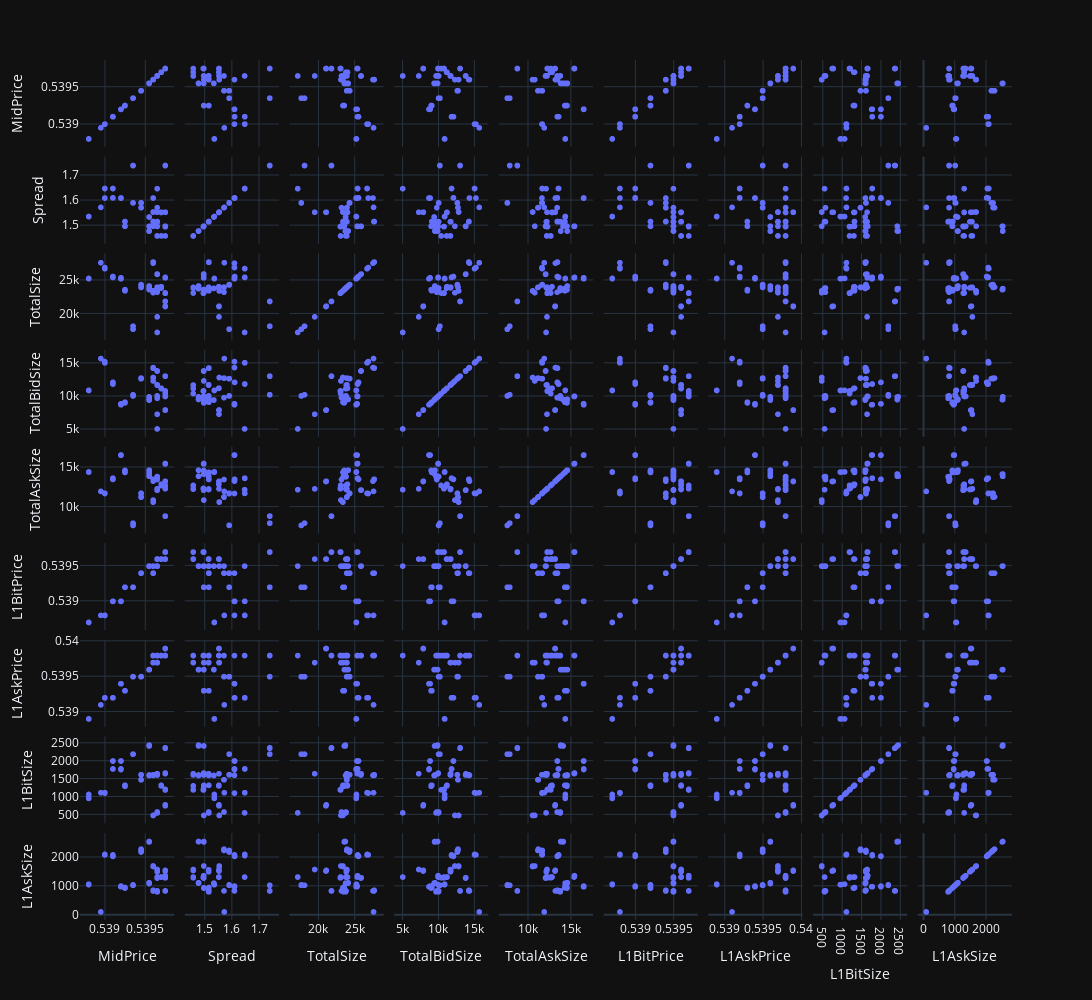

This figure's notebook cell:
### Markdown cell above
# 3. EDA: Analysing Price Volume Dynamics 

In this section we take a deeper look at how volume and price features may affects the price of an asset. The `Aggregate Data` is used for this Analysis. We achieve this by Doing the following

1. Scatter Matrix: This shows us the relaionship between our vaariables
2. Price Vs Volume: This gives us indight into how Volume and price change over time
3. Price Vs Volume Change: This shows us the relationship between volume change and price over time
4. Price Vs Spread; This shows how price and spread might be related. This is because for a given market depth, there is only so much spread.

Note that we don't draw any conclusions as these factors depend on the coin and state of market.

### Code cell
# ['ID','MidPrice',	'Spread','TotalSize','TotalSizeChange',	'TotalBidSize',	'TotalAskSize',	'TotalBidSizeChange', 'TotalAskSizeChange', 'L1BitPrice', 'L1AskPrice',	'L1BitSize', 'L1AskSize', 'L1BitSizeChange', 'L1AskSizeChange']
AggData['ID']= AggData['ID'].astype(str)
fig = px.scatter_matrix(AggData, dimensions=['MidPrice', 'Spread','TotalSize','TotalBidSize','TotalAskSize', 'L1BitPrice', 'L1AskPrice', 'L1BitSize', 'L1AskSize'], )#color="ID")

fig.update_layout(
    width=1800,  # specify the width in pixels
    height=1000,  # specify the height in pixels
    template='plotly_dark')
fig.show()
